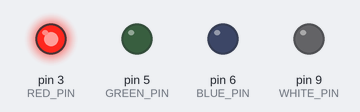
A sketch run on a simulated Arduino Uno, built with avr-gcc and run on an emulated ATmega328P. Parts: output pins drawn as LEDs (lit = HIGH).

Above: at 0.5 s.
At 1.5 s:
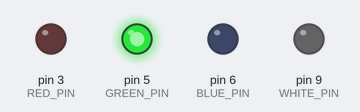
At 2.5 s:
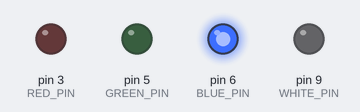
At 3.5 s:
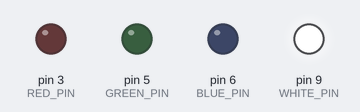
At 4.5 s:
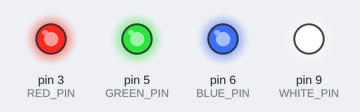
Timing chart, 0 to 6.5 s (numbered marks = the images above):
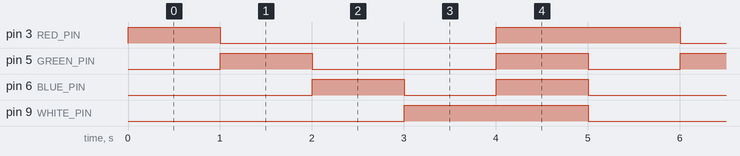

Measured:
- by itself, pin 3 (RED_PIN): repeats every 5.0 s: LOW 3.0 s, HIGH 2.0 s
- by itself, pin 5 (GREEN_PIN): repeats every 5.0 s: LOW 2.0 s, HIGH 1.0 s, LOW 1.0 s, HIGH 1.0 s
- by itself, pin 6 (BLUE_PIN): repeats every 5.0 s: LOW 1.0 s, HIGH 1.0 s, LOW 2.0 s, HIGH 1.0 s
- by itself, pin 9 (WHITE_PIN): alternates HIGH for 2.0 s and LOW for 3.0 s

The sketch:

fitaled.ino
```cpp
// Definindo os pinos PWM para cada canal
#define RED_PIN 3
#define GREEN_PIN 5
#define BLUE_PIN 6
#define WHITE_PIN 9

void setup() {
  // Configurando os pinos como saída
  pinMode(RED_PIN, OUTPUT);
  pinMode(GREEN_PIN, OUTPUT);
  pinMode(BLUE_PIN, OUTPUT);
  pinMode(WHITE_PIN, OUTPUT);
}

void loop() {
  // Exemplo de controle de cores
  setColor(255, 0, 0, 0);  // Vermelho
  delay(1000);
  setColor(0, 255, 0, 0);  // Verde
  delay(1000);
  setColor(0, 0, 255, 0);  // Azul
  delay(1000);
  setColor(0, 0, 0, 255);  // Branco
  delay(1000);
  setColor(255, 255, 255, 255);  // Branco total (todos os LEDs ligados)
  delay(1000);
}

void setColor(int red, int green, int blue, int white) {
  analogWrite(RED_PIN, red);
  analogWrite(GREEN_PIN, green);
  analogWrite(BLUE_PIN, blue);
  analogWrite(WHITE_PIN, white);
}
```
